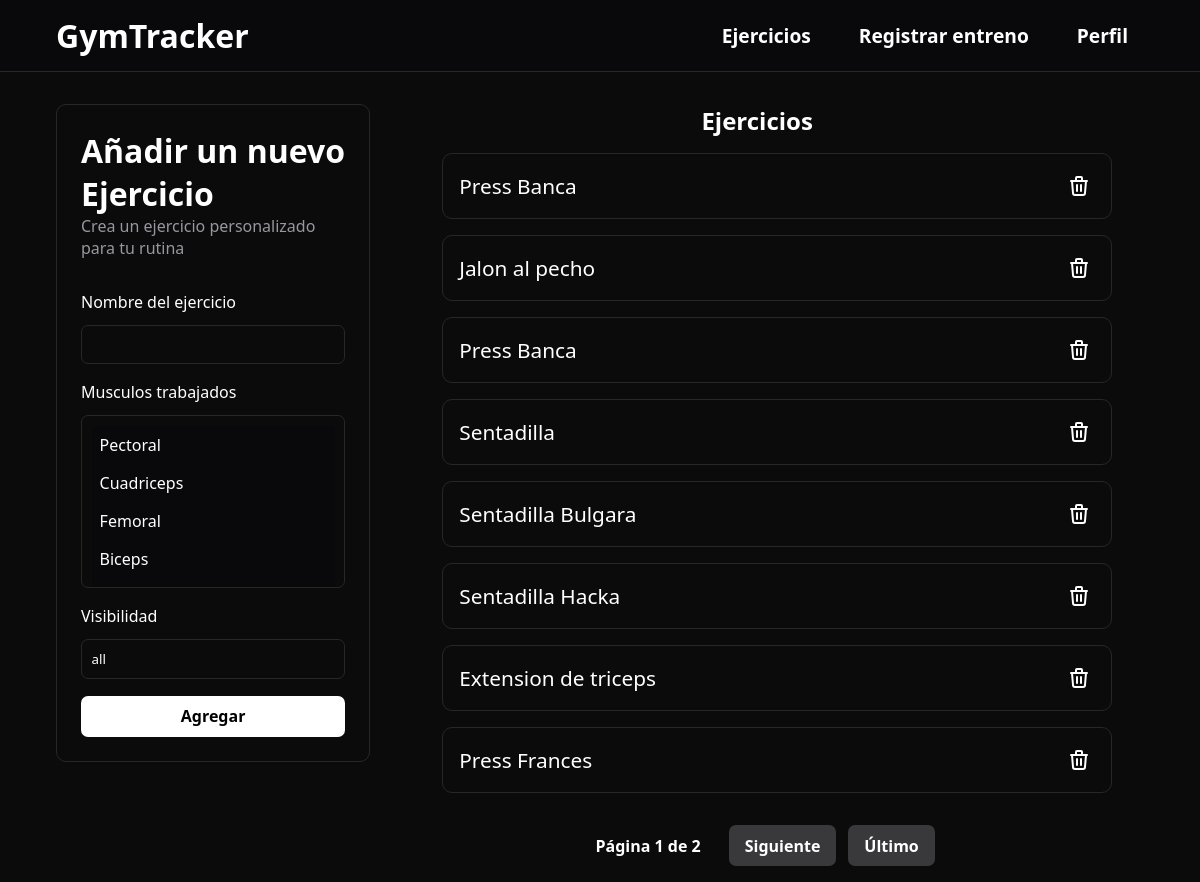
/anadirEjercicio (signed in), run on the app's committed database.
### gymApp/models.py (models this page shows, shortened)
class Ejercicio(models.Model):
    nombre = models.CharField(max_length=100)
    musculos = models.ManyToManyField(Musculo)
    visibilidad = models.CharField(max_length=200, default='all')
    class Meta:
        verbose_name = 'Ejercicio'
        verbose_name_plural = 'Ejercicios'

### gymApp/views.py (the view, shortened to what this page needs)
# urls.py: path('anadirEjercicio', AnadirEjercicio.as_view(), name='anadirEjercicio'),
class AnadirEjercicio(LoginRequiredMixin, CreateView):
    template_name = 'gymApp/anadirEjercicio.html'
    form_class = AnadirEjercicioPersonalizado
    context_object_name = 'ejercicios'
    success_url = reverse_lazy('anadirEjercicio')
    def get_context_data(self, **kwargs):
        contexto = super().get_context_data(**kwargs)
        ejercicios = Ejercicio.objects.all()
        paginator = Paginator(ejercicios, 8)
        page = self.request.GET.get('page')
        ejerciciosMostar = paginator.get_page(page)
        contexto['ejerciciosMostar'] = ejerciciosMostar
        return contexto

### gymApp/forms.py
class AnadirEjercicioPersonalizado(forms.ModelForm):
    class Meta:
        model = Ejercicio
        fields = '__all__'

### gymApp/models.py (called while the page is built)
    def __str__(self):
        return f"{self.nombre}"

### gymApp/templates/gymApp/anadirEjercicio.html (shortened to what this page needs)
{% extends 'gymApp/base.html' %}
{% block header %}
    <header class="header-noprincipal">
        <a href="{% url 'principal' %}">
            <h1>GymTracker</h1>
        </a>
        <div class="lista-enlaces">
            <a href="{% url 'anadirEjercicio' %}">Ejercicios</a>
            <a href="{% url 'registrarEntreno' %}">Registrar entreno</a>
            {% if user.is_authenticated %}
                    <a class="open_submenu">Perfil</a>
            {% else %}
                    <a href="{% url 'login' %}">Iniciar sesión</a>
                    <a href="{% url 'registroUsuario' %}">Registrate</a>
            {% endif %}
        </div>
    </header>
{% endblock %}
{% block contenido %}
<main id="main-añadirEjercicio">
    <article id="article-añadirEjercicio">
        <h1>Añadir un nuevo Ejercicio</h1>
        <p>Crea un ejercicio personalizado para tu rutina</p>
        <form action="" method="post" id="form-ejercicio">
            <label for="nombre">Nombre del ejercicio</label>
            {{form.nombre}}
            <label for="musculos">Musculos trabajados</label>
            {{form.musculos}}
            <label for="visibilidad">Visibilidad</label>
            {{form.visibilidad}}
            <button type="submit" class="">Agregar</button>
        </form>
    </article>
    <section class="ejercicios">
        <div>
            <h1>Ejercicios</h1>
        </div>
        <ul>
            {% for ejercicio in ejerciciosMostar %}
                <article class="card-ejercicio">
                    <li>{{ ejercicio.nombre }}
                            <a href="{% url 'borrarEjercicio' pk=ejercicio.pk %}" id="boton-svg">
                            </a>
                    </li>
                </article>
            {% endfor %}
        </ul>
        <div class="pagination">
            <span>Página {{ ejerciciosMostar.number }} de {{ ejerciciosMostar.paginator.num_pages }}</span>
            {% if ejerciciosMostar.has_next %}
                <a href="?page={{ ejerciciosMostar.next_page_number }}">Siguiente</a>
                <a href="?page={{ ejerciciosMostar.paginator.num_pages }}">Último</a>
            {% endif %}
        </div>
    </section>
</main>
{% endblock %}

### gymApp/static/css/base.css (style rules this page uses)
:root { --color-primario: #09090b; --gris-clarito: #39393b; --color-hover: #5c5b5b; --color-submenu: #1c1c1e; --color-texto: #ffffff; }
* { margin: 0; font-family: system-ui, -apple-system, BlinkMacSystemFont, 'Segoe UI', Roboto, Oxygen, Ubuntu, Cantarell, 'Open Sans', 'Helvetica Neue', sans-serif; box-sizing: border-box; }
body { background-color: rgb(11, 11, 11); color: white; display: grid; height: 100vh; grid-template-rows: 9vh 91% 1fr; }
.header-noprincipal { background-color: var(--color-primario); display: flex; align-items: center; justify-content: space-between; padding: 0px 3.5rem; border-bottom: #27272a 1px solid; }
.header-noprincipal .lista-enlaces { display: flex; gap: 1rem; position: relative; }
.header-noprincipal .lista-enlaces a:not(.enlaces-desplegable) { text-decoration: none; padding: 1rem; font-size: larger; font-weight: bold; border-radius: 10px; transition: all 100ms linear; }
.header-noprincipal a { color: white; text-decoration: none; cursor: pointer; }

### gymApp/static/css/formularios.css (style rules this page uses)
:root { --color-primario: #09090b; --gris-clarito: #39393b; --bordes: #27272a; }
* { box-sizing: border-box; }

### gymApp/static/css/añadirEjercicio.css (style rules this page uses)
:root { --color-primario: #09090b; --gris-clarito: #39393b; --azul-sombra: #1f89b0; }
html { scroll-behavior: smooth; }
#main-añadirEjercicio { display: flex; align-items: flex-start; padding: 2rem 3.5rem 0 3.5rem; gap: 2rem; }
#article-añadirEjercicio { min-width: 25%; border: var(--bordes) 1px solid; padding: 1.5rem; border-radius: 10px; }
#article-añadirEjercicio h1 { font-size: 2rem; }
#article-añadirEjercicio p { color: #9797a0; margin-bottom: 2rem; }
#form-ejercicio { height: auto; display: flex; flex-direction: column; gap: .75rem; }
#form-ejercicio input { width: 100%; padding: .6rem; color: white; background-color: transparent; border: var(--bordes) 1px solid; border-radius: 7px; margin-bottom: 5px; }
#form-ejercicio select { width: 100%; padding: .6rem; color: white; background-color: transparent; border: var(--bordes) 1px solid; border-radius: 7px; margin-bottom: 5px; cursor: pointer; }
#form-ejercicio option { background-color: var(--color-primario); color: white; padding: .5rem; font-size: medium; }
#form-ejercicio button { background-color: white; width: 100%; padding: .6rem; border: none; border-radius: 7px; color: black; font-size: medium; font-weight: bold; transition: all 300ms linear; cursor: pointer; }
.ejercicios { width: 100%; margin-right: 2rem; }
.ejercicios div { margin-bottom: 1rem; }
.ejercicios div h1 { text-align: center; }
.ejercicios ul li { list-style: none; font-size: 1.3rem; display: flex; flex-direction: row; justify-content: space-between; align-items: center; }
.card-ejercicio { border: var(--bordes) 1px solid; padding: 1rem; margin-bottom: 1rem; border-radius: 10px; transition: all 200ms linear; }
#boton-svg { background-color: transparent; display: flex; flex-direction: column; justify-content: center; align-items: center; border: none; padding: .25rem; transition: all 200ms linear; border-radius: 4px; }
.pagination { display: flex; justify-content: center; align-items: center; gap: 0.75rem; margin-top: 2rem; }
.pagination a { text-decoration: none; background-color: var(--gris-clarito); color: white; padding: 0.6rem 1rem; border-radius: 7px; transition: all 200ms linear; font-weight: bold; }
.pagination span { color: white; font-weight: bold; padding: 0.5rem 1rem; border-radius: 7px; border: var(--bordes) 1px solid var(--gris-clarito); }

### gymApp/static/css/añadirEntreno.css (style rules this page uses)
:root { --color-primario: #09090b; --gris-clarito: #39393b; --azul-sombra: #1f89b0; --bordes: #27272a; }
* { box-sizing: border-box; }

### gymApp/static/css/anadirEjercicioRealizado.css (style rules this page uses)
:root { --color-primario: #09090b; --gris-clarito: #39393b; --color-hover: #5c5b5b; --color-submenu: #1c1c1e; --color-texto: #ffffff; }
* { box-sizing: border-box; }

### data on the page
Ejercicio: nombre "Press Banca"
Ejercicio: nombre "Jalon al pecho"
Ejercicio: nombre "Press Banca"
Ejercicio: nombre "Sentadilla"
Ejercicio: nombre "Sentadilla Bulgara"
Ejercicio: nombre "Sentadilla Hacka"
Ejercicio: nombre "Extension de triceps"
Ejercicio: nombre "Press Frances"

### other printed values
{{ ejerciciosMostar.number }} "1"
{{ ejerciciosMostar.paginator.num_pages }} "2"
